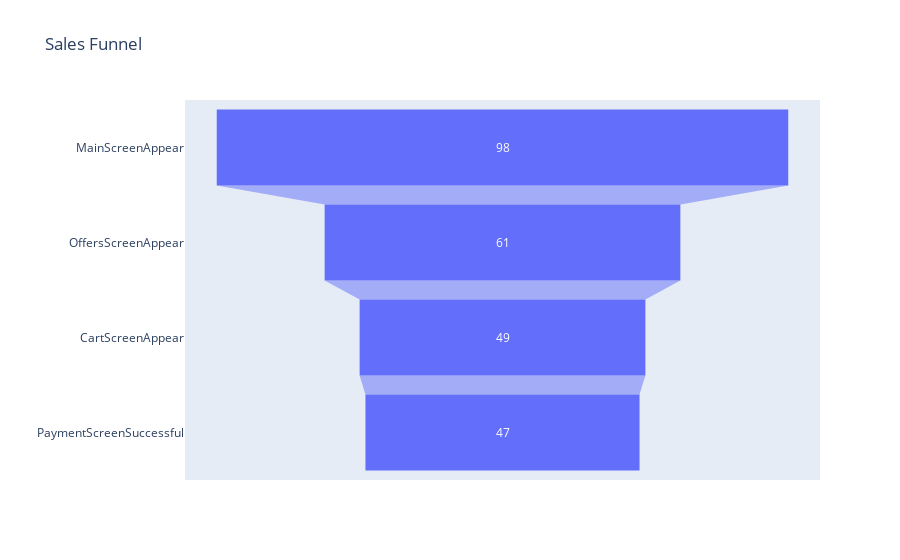

Source (notebook cell):
### Markdown cell above
От первого события (главный экран) до оплаты доходит 48% пользователей.

### Code cell
import plotly.express as px
fig = px.funnel(users_events, x='rate'
                ,y=["MainScreenAppear", "OffersScreenAppear", "CartScreenAppear", "PaymentScreenSuccessful"]
                ,title='Sales Funnel',
                labels={"y": ""})
fig.show()

### Figure 1 — Plotly figure (JSON) as saved in the notebook; plotly's stock layout.template omitted (floating-point values rounded to 4 significant figures)
{"data": [{"hovertemplate": "rate=%{x}<br>=%{y}<extra></extra>", "legendgroup": "", "marker": {"color": "#636efa"}, "name": "", "orientation": "h", "showlegend": false, "type": "funnel", "x": [98, 61, 49, 47], "xaxis": "x", "y": ["MainScreenAppear", "OffersScreenAppear", "CartScreenAppear", "PaymentScreenSuccessful"], "yaxis": "y"}], "layout": {"legend": {"tracegroupgap": 0}, "title": {"text": "Sales Funnel"}, "xaxis": {"anchor": "y", "domain": [0, 1], "title": {"text": "rate"}}, "yaxis": {"anchor": "x", "domain": [0, 1], "title": {"text": ""}}}}
